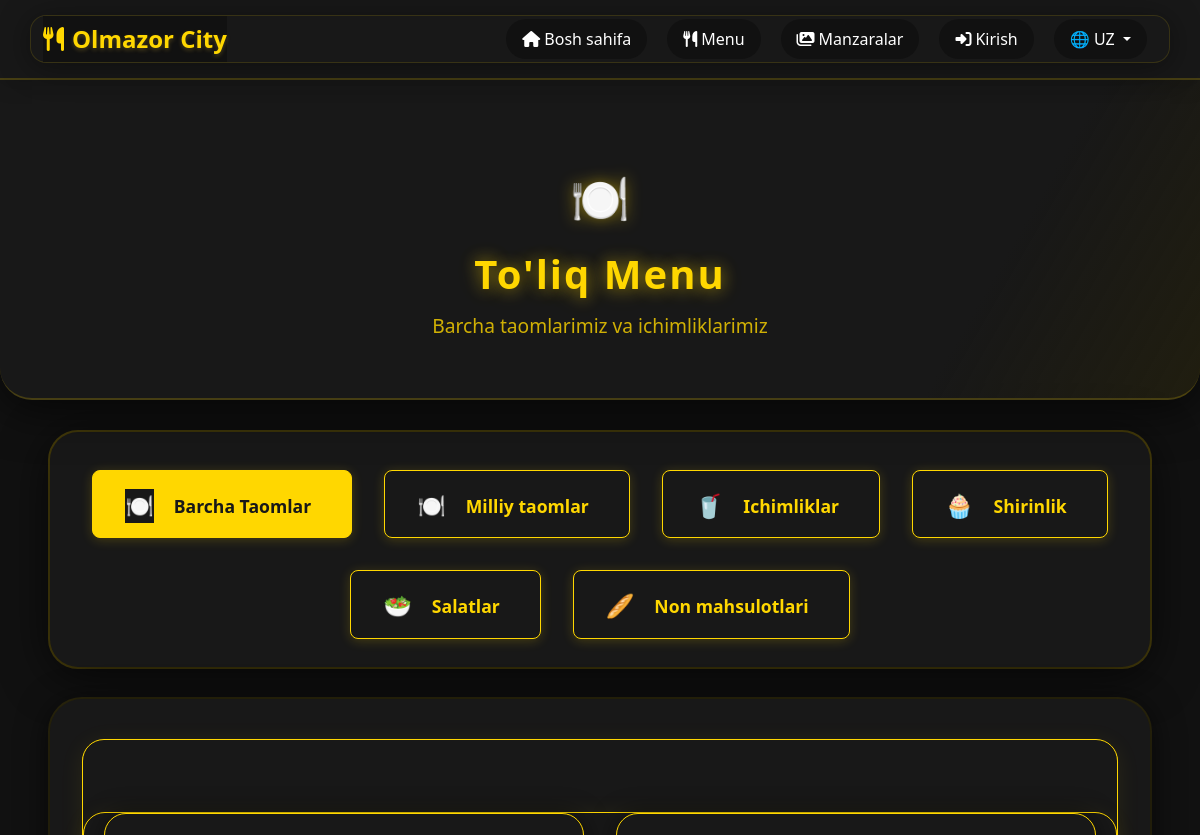
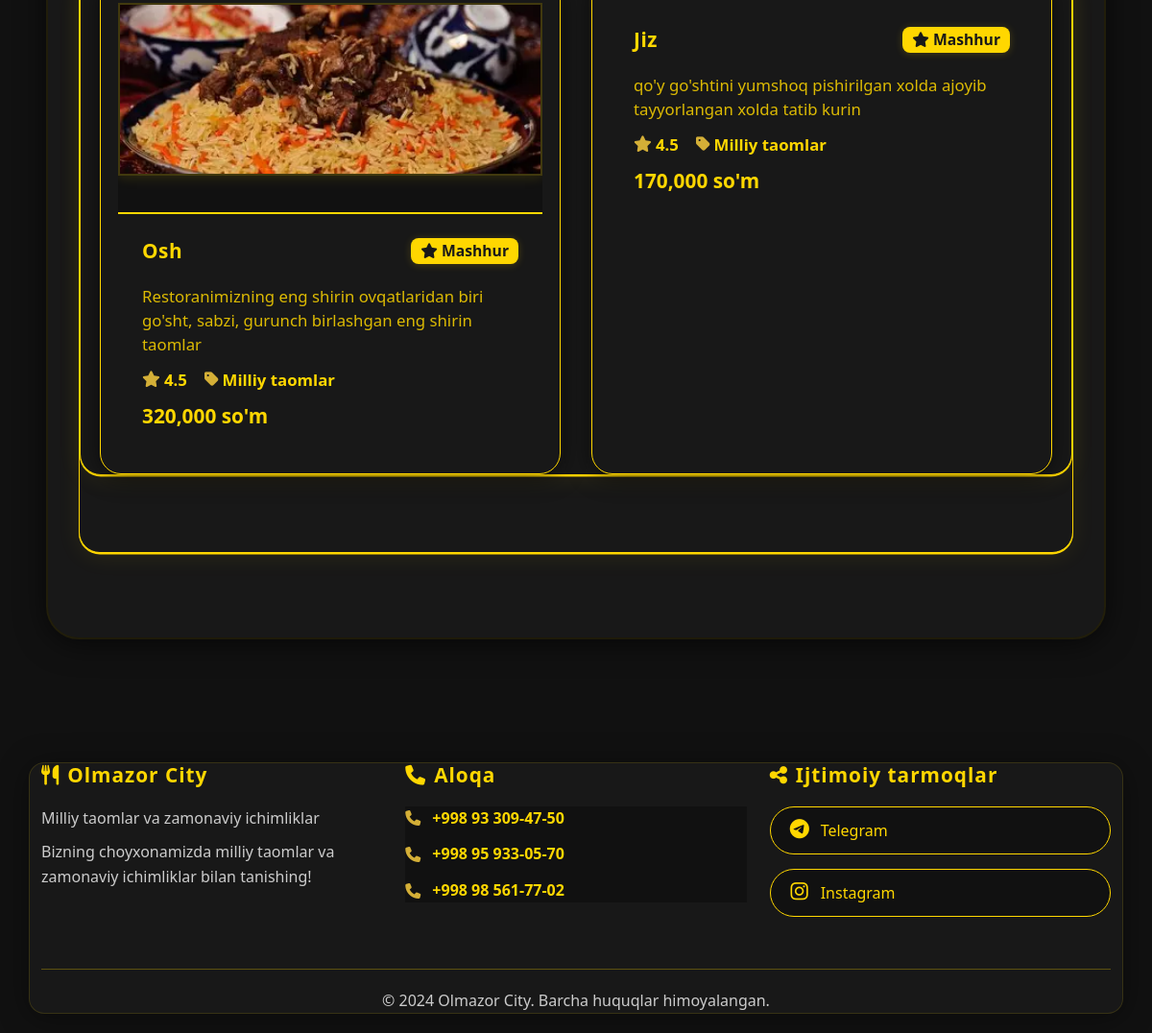
The page /menu on the database its author committed (2 pictures, top to bottom).
### app.py (models this page shows)
class Category(db.Model):
    id = db.Column(db.Integer, primary_key=True)
    name_uz = db.Column(db.String(100), nullable=False)
    name_ru = db.Column(db.String(100), nullable=False)
    icon = db.Column(db.String(50), default='🍽️')
    is_active = db.Column(db.Boolean, default=True)  # New field for active/inactive status
    created_at = db.Column(db.DateTime, default=datetime.utcnow)
    menu_items = db.relationship('MenuItem', backref='category', lazy=True)

class MenuItem(db.Model):
    id = db.Column(db.Integer, primary_key=True)
    name = db.Column(db.String(200), nullable=False)
    name_ru = db.Column(db.String(200)) # New field for Russian name
    description = db.Column(db.Text)
    description_ru = db.Column(db.Text) # New field for Russian description
    price = db.Column(db.Float, nullable=False)
    category_id = db.Column(db.Integer, db.ForeignKey('category.id'), nullable=False)
    image_url = db.Column(db.String(200))
    popular = db.Column(db.Boolean, default=False)
    rating = db.Column(db.Float, default=4.5)
    spice_level = db.Column(db.Integer, default=0)  # 0-5
    is_active = db.Column(db.Boolean, default=True)  # New field for active/inactive status
    created_at = db.Column(db.DateTime, default=datetime.utcnow)

### app.py (the view)
@app.route('/menu')
def menu():
    lang = session.get('lang', 'uz')
    categories = Category.query.filter_by(is_active=True).all()
    active_category_ids = [cat.id for cat in categories]
    menu_items = MenuItem.query.filter(MenuItem.is_active == True, MenuItem.category_id.in_(active_category_ids)).all()
    track_page_view('menu')
    return render_template('menu.html', menu_items=menu_items, categories=categories, lang=lang)

### app.py (called while the page is built)
@app.template_filter('format_number')
def format_number(value):
    return "{:,.0f}".format(value)

def track_page_view(page):
    page_view = PageView(
        page=page,
        ip_address=request.remote_addr,
        user_agent=request.headers.get('User-Agent', '')
    )
    db.session.add(page_view)
    db.session.commit()

### templates/menu.html (shortened to what this page needs)
{% extends "base.html" %}
{% block content %}
<div class="menu-hero">
  <div class="menu-hero-logo">🍽️</div>
  <div class="menu-hero-title">{% if lang == 'ru' %}Полное меню{% else %}To'liq Menu{% endif %}</div>
  <div class="menu-hero-subtitle">{% if lang == 'ru' %}Все наши блюда и напитки{% else %}Barcha taomlarimiz va ichimliklarimiz{% endif %}</div>
    </div>
<div class="category-bar">
  <div class="category-filters" id="categoryList">
    <button class="category-filter active" data-category="all" type="button">
          <span class="category-icon">🍽️</span>
          {% if lang == 'ru' %}Все блюда{% else %}Barcha Taomlar{% endif %}
        </button>
        {% for category in categories %}
    <button class="category-filter" data-category="{{ category.id }}" type="button">
          <span class="category-icon">{{ category.icon }}</span>
          {% if lang == 'ru' %}{{ category.name_ru }}{% else %}{{ category.name_uz }}{% endif %}
        </button>
        {% endfor %}
      </div>
    </div>
<div class="menu-section">
    <div id="categoryDishes">
      <div class="category-dishes active" id="category-all">
        <div class="menu-grid">
          {% for item in menu_items %}
            <div class="menu-item">
              {% if item.image_url %}
              <div class="menu-item-image">
                <img src="{{ url_for('static', filename=item.image_url) }}"
                     alt="{{ item.name }}"
                     onclick="openImageModal('{{ url_for('static', filename=item.image_url) }}', '{{ item.name }}')">
              </div>
              {% endif %}
              <div class="menu-item-content">
                <div class="menu-item-header">
                  <h3 class="menu-item-title">{% if lang == 'ru' %}{{ item.name_ru if item.name_ru else item.name }}{% else %}{{ item.name }}{% endif %}</h3>
                  {% if item.popular %}
                  <span class="popular-badge">
                    <i class="fas fa-star"></i> Mashhur
                  </span>
                  {% endif %}
                </div>
                <p class="menu-item-description">{% if lang == 'ru' %}{{ item.description_ru if item.description_ru else item.description }}{% else %}{{ item.description }}{% endif %}</p>
                <div class="menu-item-meta">
                  <div class="rating">
                    <i class="fas fa-star"></i>
                    <span>{{ item.rating }}</span>
                  </div>
                  <div class="category-tag">
                    <i class="fas fa-tag"></i>
                    <span>{% if lang == 'ru' %}{{ item.category.name_ru }}{% else %}{{ item.category.name_uz }}{% endif %}</span>
                  </div>
                </div>
                <div class="menu-item-price">
                  <span class="price">{{ item.price|format_number }} so'm</span>
                </div>
              </div>
            </div>
          {% endfor %}
        </div>
      </div>
    </div>
  </div>
{% endblock %}

### templates/base.html (style rules this page uses)
body { background: #111 !important; color: #FFD700 !important; font-family: 'Segoe UI', 'Arial', sans-serif; min-height: 100vh; }
h1, h2, h3, h4, h5, h6 { color: #FFD700 !important; letter-spacing: 1px; font-weight: 800; }
.btn, button, input[type="submit"] { background: linear-gradient(90deg, #FFD700 60%, #bfa100 100%) !important; color: #111 !important; border: none !important; border-radius: 8px !important; font-weight: 700; box-shadow: 0 2px 12px #FFD70033 !important; transition: background 0.2s, color 0.2s; }

### templates/menu.html (style rules this page uses)
.menu-hero { display: flex; flex-direction: column; align-items: center; justify-content: center; min-height: 40vh; background: linear-gradient(120deg, #181818 80%, #FFD70011 100%); box-shadow: 0 8px 48px #000a; border-bottom: 2px solid #FFD70033; padding: 48px 0 24px 0; position: relative; z-index: 2; border-radius: 0 0 32px 32px; }
.menu-hero-logo { font-size: 3rem; margin-bottom: 10px; text-shadow: 0 0 16px #FFD70077; }
.menu-hero-title { color: #FFD700; font-size: 2.5rem; font-weight: 900; letter-spacing: 2px; text-shadow: 0 0 16px #FFD70077, 0 2px 24px #FFD70033; margin-bottom: 8px; }
.menu-hero-subtitle { color: #FFD700cc; font-size: 1.2rem; margin-bottom: 0; font-weight: 500; }
.category-bar { background: #181818; border-radius: 28px; box-shadow: 0 8px 48px #000a, 0 0 0 2px #FFD70044; padding: 38px 0 28px 0; display: flex; justify-content: center; align-items: center; margin: 32px auto 0 auto; max-width: 1100px; }
.category-filters { background: transparent; box-shadow: none; padding: 0; gap: 32px; display: flex; flex-wrap: wrap; justify-content: center; }
.category-filter { background: #181818; color: #FFD700; font-weight: 700; border-radius: 14px; padding: 18px 40px 14px 32px; font-size: 1.1rem; box-shadow: 0 2px 12px #FFD70033; border: 2px solid #FFD700; display: flex; align-items: center; gap: 14px; transition: background 0.2s, color 0.2s, box-shadow 0.2s; }
.category-filter.active, .category-filter:hover { background: #FFD700 !important; color: #181818 !important; box-shadow: 0 2px 24px #FFD70077; }
.category-icon { font-size: 1.3em; margin-right: 6px; }
.menu-section { background: #181818; border-radius: 32px; box-shadow: 0 4px 32px #000a, 0 0 0 2px #FFD70022; margin: 32px auto 0 auto; padding: 40px 32px 48px 32px; max-width: 1100px; position: relative; }
.menu-grid { display: grid; grid-template-columns: repeat(auto-fit, minmax(270px, 1fr)); gap: 32px; margin-top: 32px; }
.menu-item { background: #181818; border-radius: 18px; box-shadow: 0 2px 24px #0008; border: 2px solid #FFD70022; padding: 24px 18px 18px 18px; transition: box-shadow 0.2s, border 0.2s; position: relative; overflow: hidden; }
.menu-item-image img { width: 100%; height: 180px; object-fit: cover; border-radius: 12px; border: 2px solid #FFD70033; margin-bottom: 16px; box-shadow: 0 2px 12px #FFD70022; }
.menu-item-title { color: #FFD700; font-size: 1.3rem; font-weight: 800; margin-bottom: 6px; letter-spacing: 0.5px; }
.menu-item-description { color: #FFD700bb; font-size: 1.05rem; margin-bottom: 12px; min-height: 38px; }
.menu-item-meta { display: flex; gap: 18px; align-items: center; margin-bottom: 10px; }
.rating, .spice-level, .category-tag { display: flex; align-items: center; gap: 4px; color: #FFD700; font-weight: 600; font-size: 1.05em; }
.popular-badge { background: #FFD700; color: #181818; font-weight: 700; border-radius: 8px; padding: 2px 10px; margin-left: 10px; font-size: 0.98em; box-shadow: 0 1px 8px #FFD70033; }
.menu-item-price { color: #FFD700; font-size: 1.2rem; font-weight: 800; margin-top: 8px; text-align: right; }

### rows shown on the page
Category: icon "🍽️", name_uz "Milliy taomlar"
Category: icon "🥤", name_uz "Ichimliklar"
Category: icon "🧁", name_uz "Shirinlik"
Category: icon "🥗", name_uz "Salatlar"
Category: icon "🥖", name_uz "Non mahsulotlari"
MenuItem: image_url (picture), name "Osh", popular True (drawn), description "Restoranimizning eng shirin ovqatlaridan biri go'sht, sabzi, gurunch birlashgan eng shirin taomlar", rating "4.5", category.name_uz "Milliy taomlar", price "320,000"
MenuItem: name "Jiz", popular True (drawn), description "qo'y go'shtini yumshoq pishirilgan xolda ajoyib tayyorlangan xolda tatib kurin", rating "4.5", category.name_uz "Milliy taomlar", price "170,000"

### other values the page prints
{{ session.get('lang', 'uz').upper() }} "UZ"
